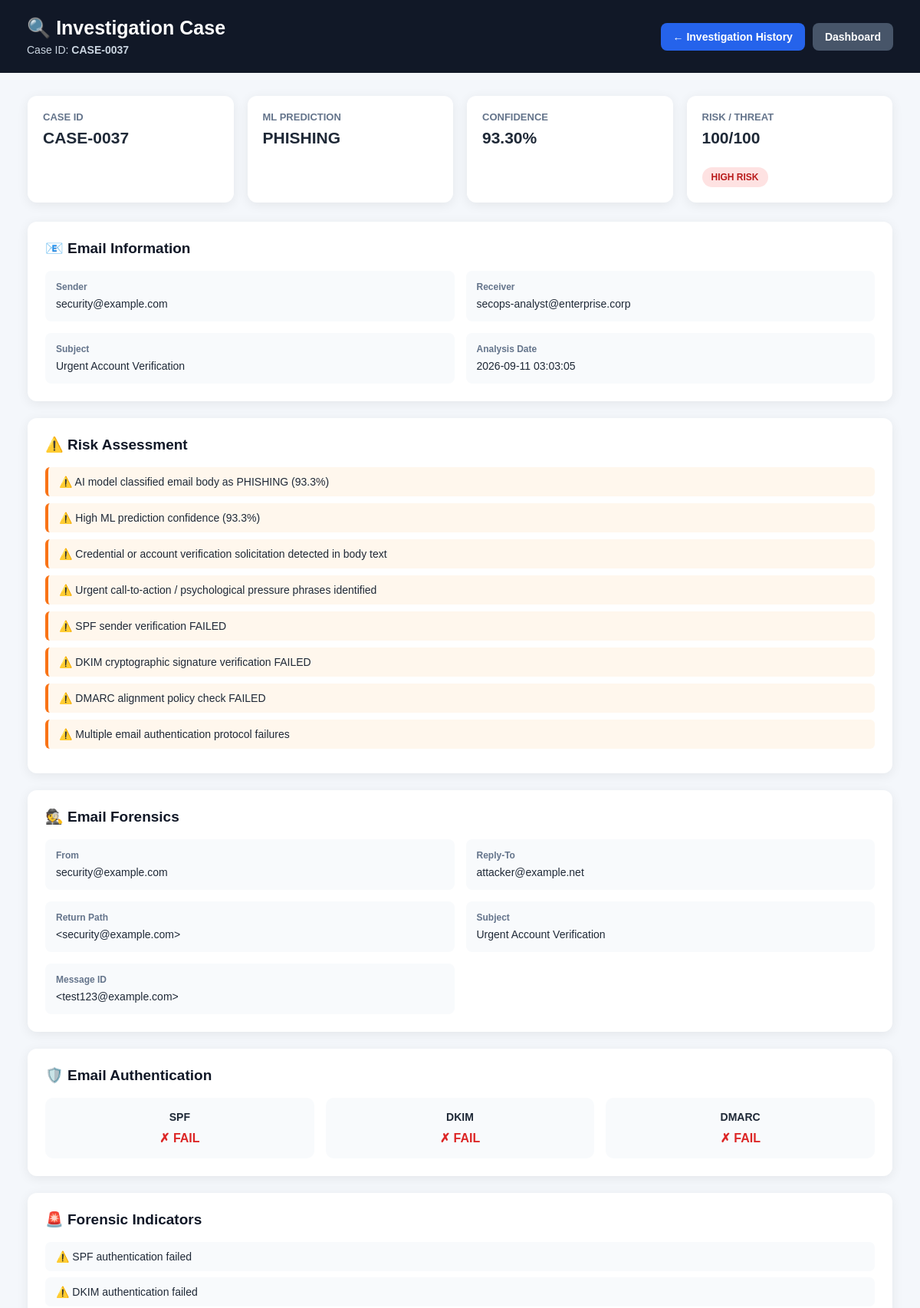
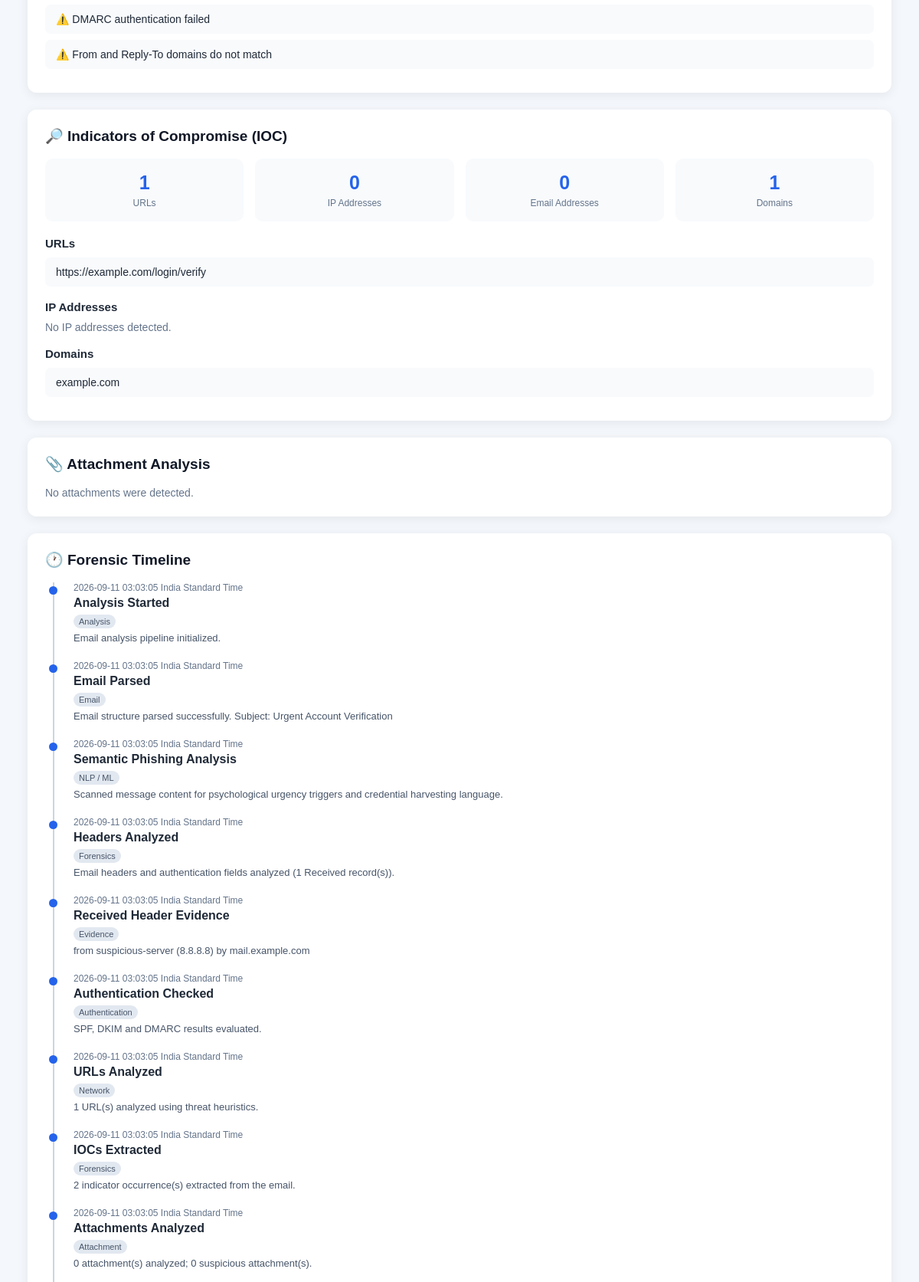
Page /case/CASE-0037 (upper part) on the committed database (2 pictures, top to bottom).
### tables this page shows
CREATE TABLE investigations (

            id INTEGER PRIMARY KEY AUTOINCREMENT,

            case_id TEXT UNIQUE NOT NULL,

            timestamp TEXT NOT NULL,

            sender TEXT,

            receiver TEXT,

            subject TEXT,

            prediction TEXT,

            confidence REAL,

            risk_score INTEGER,

            threat_level TEXT,

            risk_reasons TEXT,

            forensic_data TEXT,

            ioc_data TEXT,

            attachment_data TEXT,

            timeline_data TEXT
        );

### app.py (the view)
@app.route("/case/<case_id>", methods=["GET"])
def investigation_details(case_id):
    try:
        investigation = get_investigation(case_id)
        if not investigation:
            return "Investigation case not found.", 404
        return render_template("case_details.html", investigation=investigation)
    except Exception as e:
        return f"Unable to load investigation details: {e}", 500

### templates/case_details.html (shortened to what this page needs)
<!DOCTYPE html>
<html lang="en">
<head>
</head>
<body>
<header class="header">
    <div>
        <h1>🔍 Investigation Case</h1>
        <p>Case ID: <strong>{{ investigation.case_id }}</strong></p>
    </div>
    <div class="header-buttons">
        <a href="/history" class="btn history-btn">← Investigation History</a>
        <a href="/" class="btn dashboard-btn">Dashboard</a>
    </div>
</header>
<main class="container">
    {% set threat = (investigation.threat_level or "UNKNOWN")|lower %}
    <section class="summary">
        <div class="summary-card">
            <h4>CASE ID</h4>
            <div class="value">{{ investigation.case_id }}</div>
        </div>
        <div class="summary-card">
            <h4>ML PREDICTION</h4>
            <div class="value">{{ investigation.prediction or "UNKNOWN" }}</div>
        </div>
        <div class="summary-card">
            <h4>CONFIDENCE</h4>
            <div class="value">{{ "%.2f"|format(investigation.confidence|float) }}%</div>
        </div>
        <div class="summary-card">
            <h4>RISK / THREAT</h4>
            <div class="value">
                {{ investigation.risk_score or 0 }}/100
                <br><br>
                {% if "high" in threat %}
                    <span class="badge high">HIGH RISK</span>
                {% elif "medium" in threat %}
                    <span class="badge medium">MEDIUM RISK</span>
                {% elif "low" in threat %}
                    <span class="badge low">LOW RISK</span>
                {% else %}
                    <span class="badge unknown">UNKNOWN</span>
                {% endif %}
            </div>
        </div>
    </section>
    <section class="section">
        <h2>📧 Email Information</h2>
        <div class="info-grid">
            <div class="info-item">
                <strong>Sender</strong>
                <span>{{ investigation.sender or "N/A" }}</span>
            </div>
            <div class="info-item">
                <strong>Receiver</strong>
                <span>{{ investigation.receiver or "N/A" }}</span>
            </div>
            <div class="info-item">
                <strong>Subject</strong>
                <span>{{ investigation.subject or "No Subject" }}</span>
            </div>
            <div class="info-item">
                <strong>Analysis Date</strong>
                <span>{{ investigation.timestamp }}</span>
            </div>
        </div>
    </section>
    <section class="section">
        <h2>⚠️ Risk Assessment</h2>
        {% if investigation.risk_reasons %}
            {% for reason in investigation.risk_reasons %}
                <div class="reason">⚠️ {{ reason }}</div>
            {% endfor %}
        {% else %}
            <div class="safe-message">
                No major risk indicators were recorded.
            </div>
        {% endif %}
    </section>
    {% set forensic = investigation.forensic_data or {} %}
    <section class="section">
        <h2>🕵️ Email Forensics</h2>
        <div class="info-grid">
            <div class="info-item">
                <strong>From</strong>
                <span>{{ forensic.get("from", "N/A") }}</span>
            </div>
            <div class="info-item">
                <strong>Reply-To</strong>
                <span>{{ forensic.get("reply_to", "N/A") }}</span>
            </div>
            <div class="info-item">
                <strong>Return Path</strong>
                <span>{{ forensic.get("return_path", "N/A") }}</span>
            </div>
            <div class="info-item">
                <strong>Subject</strong>
                <span>{{ forensic.get("subject", "N/A") }}</span>
            </div>
            <div class="info-item">
                <strong>Message ID</strong>
                <span>{{ forensic.get("message_id", "N/A") }}</span>
            </div>
        </div>
    </section>
    <section class="section">
        <h2>🛡️ Email Authentication</h2>
        {% set spf = forensic.get("spf", "Not Found") %}
        {% set dkim = forensic.get("dkim", "Not Found") %}
        {% set dmarc = forensic.get("dmarc", "Not Found") %}
        <div class="auth-grid">
            <div class="auth-card">
                <h3>SPF</h3>
                {% if spf|string|lower == "pass" %}
                    <div class="pass">✓ PASS</div>
                {% elif spf|string|lower == "fail" %}
                    <div class="fail">✗ FAIL</div>
                {% else %}
                    <div class="not-found">{{ spf }}</div>
                {% endif %}
            </div>
            <div class="auth-card">
                <h3>DKIM</h3>
                {% if dkim|string|lower == "pass" %}
                    <div class="pass">✓ PASS</div>
                {% elif dkim|string|lower == "fail" %}
                    <div class="fail">✗ FAIL</div>
                {% else %}
                    <div class="not-found">{{ dkim }}</div>
                {% endif %}
            </div>
            <div class="auth-card">
                <h3>DMARC</h3>
                {% if dmarc|string|lower == "pass" %}
                    <div class="pass">✓ PASS</div>
                {% elif dmarc|string|lower == "fail" %}
                    <div class="fail">✗ FAIL</div>
                {% else %}
                    <div class="not-found">{{ dmarc }}</div>
                {% endif %}
            </div>
        </div>
    </section>
    <section class="section">
        <h2>🚨 Forensic Indicators</h2>
        {% set indicators = forensic.get("indicators", []) %}
        {% if indicators %}
            <ul class="data-list">
                {% for indicator in indicators %}
                    <li>⚠️ {{ indicator }}</li>
                {% endfor %}
            </ul>
        {% else %}
            <p class="empty-data">No forensic indicators recorded.</p>
        {% endif %}
    </section>
    {% set iocs = investigation.ioc_data or {} %}
    <section class="section">
        <h2>🔎 Indicators of Compromise (IOC)</h2>
        <div class="ioc-grid">
            <div class="ioc-card">
                <div class="number">{{ iocs.get("url_count", 0) }}</div>
                <div class="label">URLs</div>
            </div>
            <div class="ioc-card">
                <div class="number">{{ iocs.get("ip_count", 0) }}</div>
                <div class="label">IP Addresses</div>
            </div>
            <div class="ioc-card">
                <div class="number">{{ iocs.get("email_count", 0) }}</div>
                <div class="label">Email Addresses</div>
            </div>
            <div class="ioc-card">
                <div class="number">{{ iocs.get("domain_count", 0) }}</div>
                <div class="label">Domains</div>
            </div>
        </div>
        <h3>URLs</h3>
        {% if iocs.get("urls") %}
            <ul class="data-list">
                {% for url in iocs.get("urls", []) %}
                    <li>{{ url }}</li>
                {% endfor %}
            </ul>
        {% else %}
            <p class="empty-data">No URLs detected.</p>
        {% endif %}
        <h3>IP Addresses</h3>
        {% if iocs.get("ips") %}
            <ul class="data-list">
                {% for ip in iocs.get("ips", []) %}
                    <li>{{ ip }}</li>
                {% endfor %}
            </ul>
        {% else %}
            <p class="empty-data">No IP addresses detected.</p>
        {% endif %}
        <h3>Domains</h3>
        {% if iocs.get("domains") %}
            <ul class="data-list">
                {% for domain in iocs.get("domains", []) %}
                    <li>{{ domain }}</li>
                {% endfor %}
            </ul>
        {% else %}
            <p class="empty-data">No domains detected.</p>
        {% endif %}
    </section>
    {% set attachments = investigation.attachment_data or {} %}
    {% set attachment_list = attachments.get("attachments", []) %}
    <section class="section">
        <h2>📎 Attachment Analysis</h2>
        {% if attachment_list %}
            {% for attachment in attachment_list %}
                <div class="attachment">
                    <strong>
                        {{ attachment.get("filename", "Unknown File") }}
                    </strong>
                    <p>
                        MIME Type:
                        {{ attachment.get("mime_type", "N/A") }}
                    </p>
                    <p>
                        Size:
                        {{ attachment.get("size", 0) }} bytes
                    </p>
                    <p>
                        Extension:
                        {{ attachment.get("extension", "N/A") }}
                    </p>
                    <p>
                        Risk Score:
                        {{ attachment.get("risk_score", 0) }}/100
                    </p>
                    <div class="attachment-risk">
                        Risk:
                        <strong>
                            {{ attachment.get("risk", "UNKNOWN") }}
                        </strong>
                    </div>
                    {% if attachment.get("double_extension") %}
                        <p>⚠️ Double extension detected</p>
                    {% endif %}
                    {% if attachment.get("indicators") %}
                        <p>
                            Indicators:
                            {{ attachment.get("indicators")|join(", ") }}
                        </p>
                    {% endif %}
                </div>
            {% endfor %}
        {% else %}
            <p class="empty-data">
                No attachments were detected.
            </p>
        {% endif %}
    </section>
    {% set timeline = investigation.timeline_data or [] %}
    <section class="section">
        <h2>🕐 Forensic Timeline</h2>
        {% if timeline %}
            <div class="timeline">
                {% for event in timeline %}
                    <div class="timeline-item">
                        <div class="timeline-time">
                            {{ event.get("timestamp", "N/A") }}
                        </div>
                        <div class="timeline-event">
                            {{ event.get("event", "Analysis Event") }}
                        </div>
                        <div class="timeline-category">
                            {{ event.get("category", "Analysis") }}
                        </div>
                        <div class="timeline-description">
                            {{ event.get("description", "") }}
                        </div>
                    </div>
                {% endfor %}
            </div>
        {% else %}
            <p class="empty-data">
                No forensic timeline events recorded.
            </p>
        {% endif %}
    </section>
</main>
</body>
</html>

### rows in the picture
investigations: case_id "CASE-0037", prediction "PHISHING", confidence "93.30", risk_score "100", sender "security@example.com", receiver "secops-analyst@enterprise.corp", subject "Urgent Account Verification", timestamp "2026-09-11 03:03:05", get "security@example.com", get "Urgent Account Verification"

### other values in the picture
{{ reason }} "AI model classified email body as PHISHING (93.3%)" "High ML prediction confidence (93.3%)" "Credential or account verification solicitation detected in body text" "Urgent call-to-action / psychological pressure phrases identified" "SPF sender verification FAILED" "DKIM cryptographic signature verification FAILED" "DMARC alignment policy check FAILED" "Multiple email authentication protocol failures"
{{ forensic.get("reply_to", "N/A") }} "attacker@example.net"
{{ forensic.get("return_path", "N/A") }} "<security@example.com>"
{{ forensic.get("message_id", "N/A") }} "<test123@example.com>"
{{ indicator }} "SPF authentication failed" "DKIM authentication failed" "DMARC authentication failed" "From and Reply-To domains do not match"
{{ iocs.get("url_count", 0) }} "1"
{{ iocs.get("ip_count", 0) }} "0"
{{ iocs.get("email_count", 0) }} "0"
{{ iocs.get("domain_count", 0) }} "1"
{{ url }} "https://example.com/login/verify"
{{ domain }} "example.com"
{{ event.get("timestamp", "N/A") }} "2026-09-11 03:03:05 India Standard Time" "2026-09-11 03:03:05 India Standard Time" "2026-09-11 03:03:05 India Standard Time" "2026-09-11 03:03:05 India Standard Time" "2026-09-11 03:03:05 India Standard Time" "2026-09-11 03:03:05 India Standard Time" "2026-09-11 03:03:05 India Standard Time" "2026-09-11 03:03:05 India Standard Time" "2026-09-11 03:03:05 India Standard Time"
{{ event.get("event", "Analysis Event") }} "Analysis Started" "Email Parsed" "Semantic Phishing Analysis" "Headers Analyzed" "Received Header Evidence" "Authentication Checked" "URLs Analyzed" "IOCs Extracted" "Attachments Analyzed"
{{ event.get("category", "Analysis") }} "Analysis" "Email" "NLP / ML" "Forensics" "Evidence" "Authentication" "Network" "Forensics" "Attachment"
{{ event.get("description", "") }} "Email analysis pipeline initialized." "Email structure parsed successfully. Subject: Urgent Account Verification" "Scanned message content for psychological urgency triggers and credential harvesting language." "Email headers and authentication fields analyzed (1 Received record(s))." "from suspicious-server (8.8.8.8) by mail.example.com" "SPF, DKIM and DMARC results evaluated." "1 URL(s) analyzed using threat heuristics." "2 indicator occurrence(s) extracted from the email." "0 attachment(s) analyzed; 0 suspicious attachment(s)."
